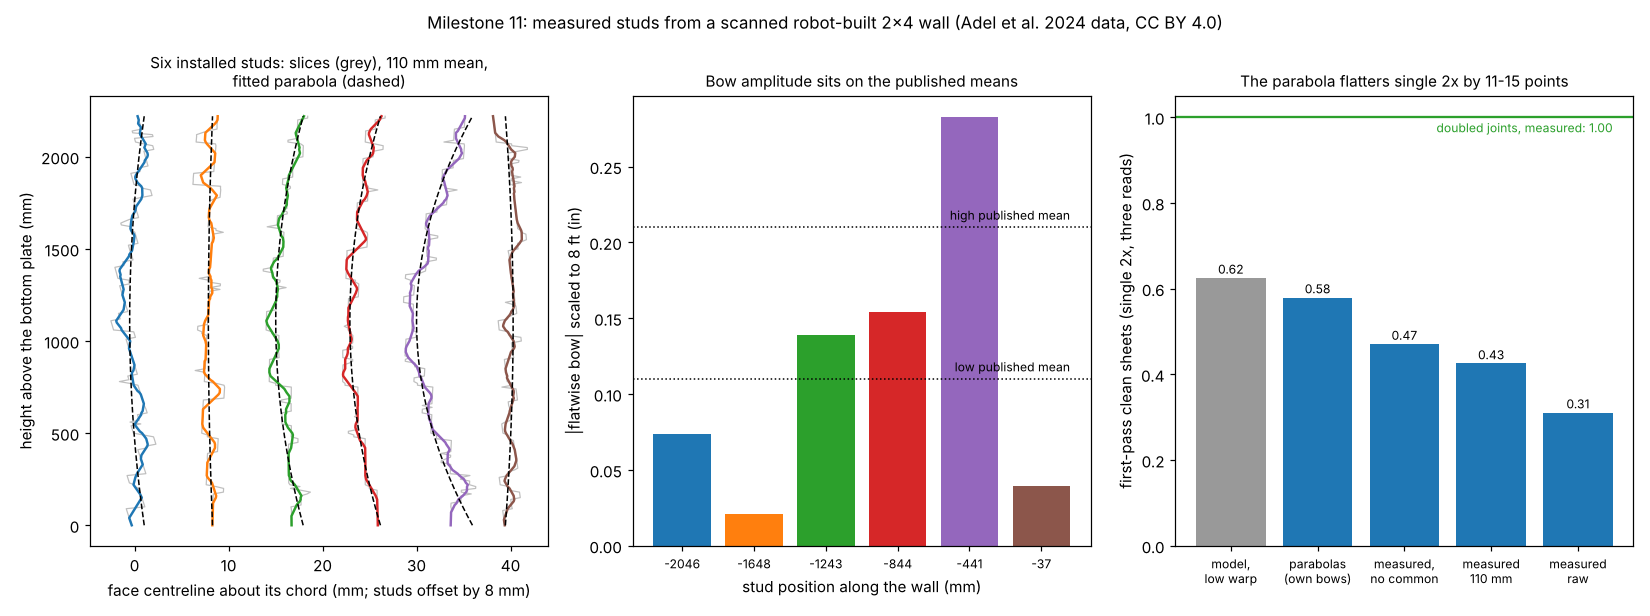

Generate this figure with Python:
"""Figure for milestone 11: python experiments/m11_measured/figure.py (reads profiles.json, results.json)."""
import json
import math
import os
import sys

import matplotlib
matplotlib.use("Agg")
import matplotlib.pyplot as plt  # noqa: E402
import numpy as np  # noqa: E402

HERE = os.path.dirname(os.path.abspath(__file__))
sys.path.insert(0, os.path.join(HERE, "..", "..", "src"))
from buildbot_sheathing import measured as M  # noqa: E402

D = json.load(open(os.path.join(HERE, "profiles.json")))
R = json.load(open(os.path.join(HERE, "results.json")))
vert = [m for m in D["members"] if m["kind"] == "vertical"]


def smooth(x, k=11):
    x = np.asarray(x, float)
    return np.convolve(np.r_[np.full(k // 2, x[0]), x, np.full(k // 2, x[-1])], np.ones(k) / k, "valid")


fig, ax = plt.subplots(1, 3, figsize=(15, 5.6))
for i, m in enumerate(vert):
    v = np.array(m["v"])
    s = (v - v[0]) / (v[-1] - v[0])
    f = M.chord_fit(s, m["centre"])
    off = 8 * i
    ax[0].plot(f["dev"] + off, v - v[0], color="0.75", lw=0.8)
    ax[0].plot(M.chord_fit(s, smooth(m["centre"]))["dev"] + off, v - v[0], color=f"C{i}", lw=1.6)
    par = 4 * f["bow"] * s * (1 - s)
    par -= np.polyval(np.polyfit(s, par, 1), s)
    ax[0].plot(par + off, v - v[0], "k--", lw=1)
ax[0].set_xlabel("face centreline about its chord (mm; studs offset by 8 mm)")
ax[0].set_ylabel("height above the bottom plate (mm)")
ax[0].set_title("Six installed studs: slices (grey), 110 mm mean,\nfitted parabola (dashed)", fontsize=10)

rows = R["C"]["rows"]
ax[1].bar(range(len(rows)), [abs(r["bow_8ft_in"]) for r in rows], color=[f"C{i}" for i in range(len(rows))])
for y, lab in ((0.11, "low published mean"), (0.21, "high published mean")):
    ax[1].axhline(y, color="k", ls=":", lw=1)
    ax[1].text(5.4, y + 0.005, lab, ha="right", fontsize=8)
ax[1].set_xticks(range(len(rows)), [f"{r['u']:.0f}" for r in rows], fontsize=8)
ax[1].set_xlabel("stud position along the wall (mm)")
ax[1].set_ylabel("|flatwise bow| scaled to 8 ft (in)")
ax[1].set_title("Bow amplitude sits on the published means", fontsize=10)

E = R["E"]["rows"]
names = [("parabola at each stud's own bow", "parabolas\n(own bows)"),
         ("measured, common part removed", "measured,\nno common"),
         ("measured (110 mm mean)", "measured\n110 mm"),
         ("measured (raw slices)", "measured\nraw")]
x = np.arange(len(names) + 1)
vals = [E["2x|three|model low"]["clean"]] + [E[f"2x|three|{k}"]["clean"] for k, _ in names]
ax[2].bar(x, vals, color=["0.6"] + ["C0"] * len(names))
ax[2].set_xticks(x, ["model,\nlow warp"] + [lab for _, lab in names], fontsize=8)
for xi, val in zip(x, vals):
    ax[2].text(xi, val + 0.01, f"{val:.2f}", ha="center", fontsize=8)
ax[2].axhline(E["2x2x|three|measured (110 mm mean)"]["clean"], color="C2", lw=1.5)
ax[2].text(4.4, 0.965, "doubled joints, measured: 1.00", ha="right", fontsize=8, color="C2")
ax[2].set_ylim(0, 1.05)
ax[2].set_ylabel("first-pass clean sheets (single 2x, three reads)")
ax[2].set_title("The parabola flatters single 2x by 11-15 points", fontsize=10)
fig.suptitle("Milestone 11: measured studs from a scanned robot-built 2x4 wall (Adel et al. 2024 data, CC BY 4.0)", fontsize=11)
fig.tight_layout()
fig.savefig(os.path.join(HERE, "figure.png"), dpi=110)
